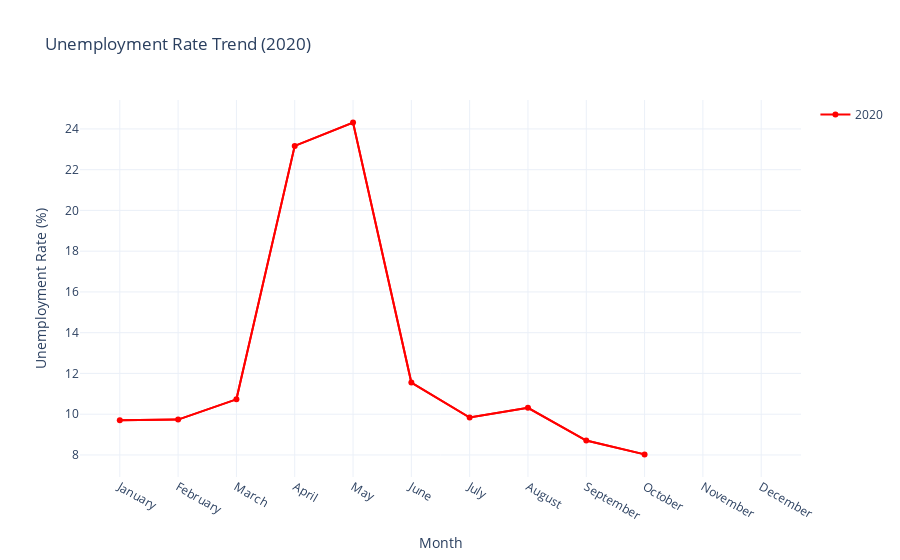

The cell this chart's notebook holds for it:
### Code cell
df_2020 = df[df['Year'] == 2020]
month_order = [calendar.month_name[i] for i in range(1, 13)]
df_2020['Month'] = pd.Categorical(df_2020['Month'], categories=month_order, ordered=True)

df_2020_monthly_avg = df_2020.groupby('Month')['Estimated Unemployment Rate'].mean().reset_index()


fig_2020 = px.line(df_2020_monthly_avg, x='Month', y='Estimated Unemployment Rate', title='Unemployment Rate Trend (2020)',
                   labels={'Estimated Unemployment Rate': 'Unemployment Rate (%)'},
                   line_dash_sequence=['solid'], color_discrete_sequence=['red'])

trace_2020 = go.Scatter(x=df_2020_monthly_avg['Month'], y=df_2020_monthly_avg['Estimated Unemployment Rate'], 
                        mode='markers+lines', name='2020', line=dict(color='red'))

fig_2020.add_trace(trace_2020)
fig_2020.update_layout(
    xaxis_title='Month',
    yaxis_title='Unemployment Rate (%)',
    template='plotly_white'
)

fig_2020.show()

### Figure 1 — Plotly figure (JSON) as saved in the notebook; plotly's stock layout.template omitted (floating-point values rounded to 4 significant figures)
{"data": [{"hovertemplate": "Month=%{x}<br>Unemployment Rate (%)=%{y}<extra></extra>", "legendgroup": "", "line": {"color": "red", "dash": "solid"}, "marker": {"symbol": "circle"}, "mode": "lines", "name": "", "orientation": "v", "showlegend": false, "type": "scatter", "x": ["January", "February", "March", "April", "May", "June", "July", "August", "September", "October", "November", "December"], "xaxis": "x", "y": [9.703, 9.735, 10.73, 23.17, 24.31, 11.56, 9.834, 10.31, 8.706, 8.026, null, null], "yaxis": "y"}, {"line": {"color": "red"}, "mode": "markers+lines", "name": "2020", "type": "scatter", "x": ["January", "February", "March", "April", "May", "June", "July", "August", "September", "October", "November", "December"], "y": [9.703, 9.735, 10.73, 23.17, 24.31, 11.56, 9.834, 10.31, 8.706, 8.026, null, null]}], "layout": {"legend": {"tracegroupgap": 0}, "title": {"text": "Unemployment Rate Trend (2020)"}, "xaxis": {"anchor": "y", "domain": [0, 1], "title": {"text": "Month"}}, "yaxis": {"anchor": "x", "domain": [0, 1], "title": {"text": "Unemployment Rate (%)"}}}}
